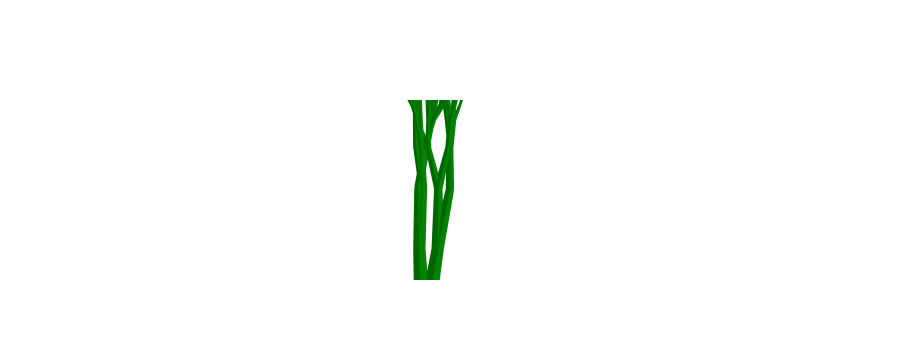

Write notebook code for a chart like this one.
### Code cell
import numpy as np
import plotly.graph_objects as go
from ipywidgets import interact, widgets

def cylinder_between_points(p0, p1, radius_base, radius_top, n=8):
    """
    Generate the mesh data for a tapered cylinder (frustum) between two points p0 and p1.
    """
    # Vector from p0 to p1
    v = np.array(p1) - np.array(p0)
    # Length of the cylinder
    length = np.linalg.norm(v)
    if length == 0:
        return None  # Avoid division by zero
    # Unit vector in direction of cylinder axis
    v = v / length

    # Create arbitrary vectors orthogonal to v
    not_v = np.array([1, 0, 0])
    if (v == not_v).all():
        not_v = np.array([0, 1, 0])
    n1 = np.cross(v, not_v)
    n1 /= np.linalg.norm(n1)
    n2 = np.cross(v, n1)

    # Generate circle points in the plane orthogonal to v
    t = np.linspace(0, 2 * np.pi, n, endpoint=False)
    circle_base = np.array([np.cos(t), np.sin(t)]) * radius_base
    circle_top = np.array([np.cos(t), np.sin(t)]) * radius_top

    # Base circle points
    x_base = p0[0] + n1[0] * circle_base[0] + n2[0] * circle_base[1]
    y_base = p0[1] + n1[1] * circle_base[0] + n2[1] * circle_base[1]
    z_base = p0[2] + n1[2] * circle_base[0] + n2[2] * circle_base[1]

    # Top circle points
    x_top = p1[0] + n1[0] * circle_top[0] + n2[0] * circle_top[1]
    y_top = p1[1] + n1[1] * circle_top[0] + n2[1] * circle_top[1]
    z_top = p1[2] + n1[2] * circle_top[0] + n2[2] * circle_top[1]

    # Combine base and top points
    x = np.concatenate([x_base, x_top])
    y = np.concatenate([y_base, y_top])
    z = np.concatenate([z_base, z_top])

    # Define faces of the cylinder
    faces = []
    n_points = n
    for i in range(n_points):
        next_i = (i + 1) % n_points
        # Side faces (two triangles per side)
        faces.append([i, next_i, n_points + next_i])
        faces.append([i, n_points + next_i, n_points + i])
    return x, y, z, faces

def draw_tree_3d(x1, y1, z1, theta, phi, depth, angle_range_deg, length_factor,
                 linewidth_factor, length_scale, width_scale, branching_factor,
                 branching_scale, initial_depth, cylinders):
    if depth > 0:
        scale_exponent = initial_depth - depth
        scaled_length = length_factor * (length_scale ** scale_exponent)
        scaled_width_base = linewidth_factor * (width_scale ** scale_exponent)
        # Calculate the top width
        scaled_width_top = linewidth_factor * (width_scale ** (scale_exponent + 1))

        # Compute the direction vector
        direction = np.array([
            np.sin(theta) * np.cos(phi),
            np.sin(theta) * np.sin(phi),
            np.cos(theta)
        ])

        # Compute the new point
        x2 = x1 + direction[0] * scaled_length
        y2 = y1 + direction[1] * scaled_length
        z2 = z1 + direction[2] * scaled_length

        # Store the cylinder data
        cylinder_data = cylinder_between_points(
            [x1, y1, z1],
            [x2, y2, z2],
            scaled_width_base,
            scaled_width_top
        )
        if cylinder_data:
            x_cyl, y_cyl, z_cyl, faces = cylinder_data
            cylinders.append({
                'x': x_cyl,
                'y': y_cyl,
                'z': z_cyl,
                'faces': faces,
                'color': 'green'
            })

        # Compute current branching factor
        current_branching_factor = max(1, int(branching_factor * (branching_scale ** scale_exponent)))

        # Generate new branches
        angle_range_rad = np.deg2rad(angle_range_deg)

        for _ in range(current_branching_factor):
            # Random angles within the specified range
            delta_theta = angle_range_rad * (np.random.rand() - 0.5)
            delta_phi = angle_range_rad * (np.random.rand() - 0.5)
            new_theta = theta + delta_theta
            new_phi = phi + delta_phi
            # Recursive call
            draw_tree_3d(
                x2, y2, z2, new_theta, new_phi, depth - 1, angle_range_deg,
                length_factor, linewidth_factor, length_scale, width_scale,
                branching_factor, branching_scale, initial_depth, cylinders
            )

def plot_tree_3d(depth, angle_range_deg, length_factor, linewidth_factor,
                 length_scale, width_scale, branching_factor, branching_scale):
    cylinders = []
    initial_theta = 0  # Initial angle from z-axis
    initial_phi = 0    # Initial angle in x-y plane
    initial_depth = depth
    draw_tree_3d(
        0, 0, 0, initial_theta, initial_phi, depth, angle_range_deg,
        length_factor, linewidth_factor, length_scale, width_scale,
        branching_factor, branching_scale, initial_depth, cylinders
    )

    # Prepare data for plotting
    fig = go.Figure()
    for cyl in cylinders:
        fig.add_trace(go.Mesh3d(
            x=cyl['x'],
            y=cyl['y'],
            z=cyl['z'],
            color=cyl['color'],
            opacity=1.0,
            i=[face[0] for face in cyl['faces']],
            j=[face[1] for face in cyl['faces']],
            k=[face[2] for face in cyl['faces']],
            flatshading=True,
            showscale=False
        ))

    fig.update_layout(
        scene=dict(
            xaxis=dict(visible=False),
            yaxis=dict(visible=False),
            zaxis=dict(visible=False),
            aspectmode='data'
        ),
        showlegend=False
    )
    fig.show()

interact(
    plot_tree_3d,
    depth=widgets.IntSlider(min=1, max=16, step=1, value=8, description='Depth'),
    angle_range_deg=widgets.FloatSlider(min=0, max=180, step=1, value=30, description='Angle Range'),
    length_factor=widgets.FloatSlider(min=1, max=10, step=1, value=5, description='Base Length'),
    linewidth_factor=widgets.FloatSlider(min=0.1, max=2, step=0.1, value=0.5, description='Base Width'),
    length_scale=widgets.FloatSlider(min=0.5, max=2, step=0.05, value=0.7, description='Length Scale'),
    width_scale=widgets.FloatSlider(min=0.5, max=2, step=0.05, value=0.7, description='Width Scale'),
    branching_factor=widgets.IntSlider(min=1, max=10, step=1, value=2, description='Branches'),
    branching_scale=widgets.FloatSlider(min=0.5, max=1.0, step=0.1, value=1.0, description='Branching Scale')
)
